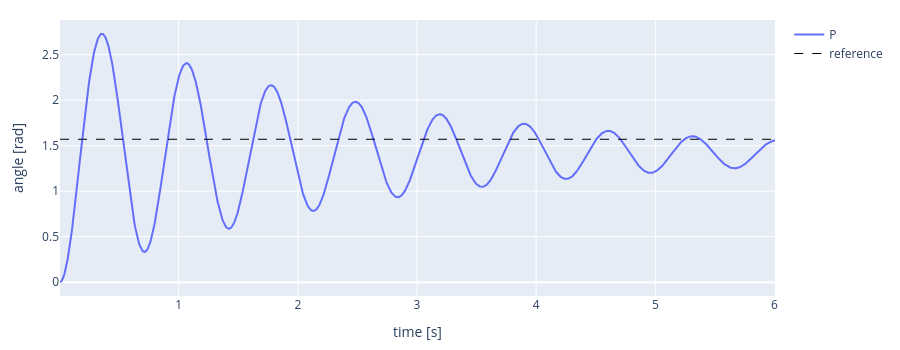
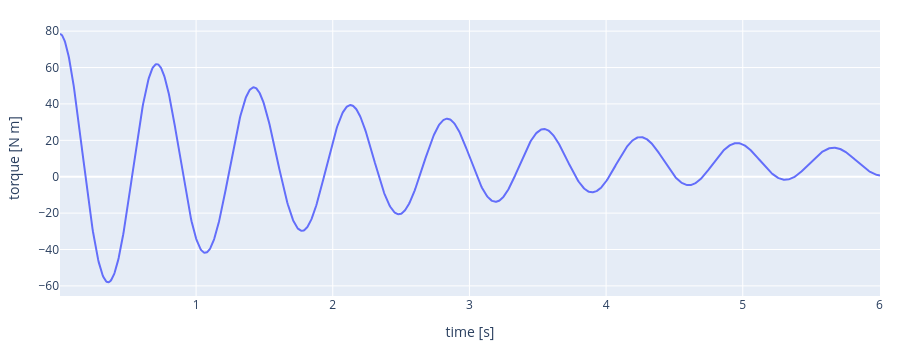

The cell these charts' notebook holds for them, in order:
### Markdown cell above
### 1.1 Proportional control

The goal is to lift the arm to the horizontal, $q_{desired} = \pi/2$. We set motor torque to be proportional to the current error:

$$\tau = K_p\,(q_{desired} - q)$$

> **T1.** Find a reasonable value for $K_p$ and implement a P control law

### Code cell
# Controller settings
q_desired = np.pi / 2    # target angle [rad]: arm horizontal
Kp = 50 # proportional gain [N m per rad of error]
duration = 6.0           # how long to run [s]

# Start with the arm hanging down, at rest
ctl.reset_joints(pendulum, [motor], [0.0])

time_log, angle_log, torque_log = [], [], []
t = 0.0
while t < duration:
    # 1. SENSE: read the joint angle from the encoder
    q = p.getJointState(pendulum, motor)[0]

    # 2. CONTROL: compute the motor torque from the error
    error = q_desired - q
    torque = error * Kp

    # 3. ACT: send the torque to the motor, and let the simulated world move for one time step
    p.setJointMotorControl2(pendulum, motor, p.TORQUE_CONTROL, force=torque)

    
    # 4. WAIT: let one time step of real time pass, so what you see runs at real speed (comment out for faster simulation, or sleep for DT/4)
    p.stepSimulation()
    t = t + DT
    
    time.sleep(DT)

    # Logging:
    time_log.append(t)
    angle_log.append(q)
    torque_log.append(torque)

p_time, p_angle, p_torque = time_log, angle_log, torque_log   # keep this run, to compare later
ctl.plot_series(time_log, {"P": angle_log}, ylabel="angle [rad]", ref=q_desired)
ctl.plot_series(time_log, {"P": torque_log}, ylabel="torque [N m]")

### Figure 1 — Plotly figure (JSON) as saved in the notebook; plotly's stock layout.template omitted (floating-point values rounded to 4 significant figures; data arrays with more than 128 entries replaced by an {"elided": "..."} marker saying what was removed)
{"data": [{"line": {"color": "#636EFA"}, "mode": "lines", "name": "P", "type": "scatter", "x": {"elided": "1441 float values"}, "y": {"elided": "1441 float values"}}, {"line": {"color": "black", "dash": "dash", "width": 1}, "mode": "lines", "name": "reference", "type": "scatter", "x": {"elided": "1441 float values"}, "y": {"elided": "1441 float values"}}], "layout": {"height": 350, "margin": {"b": 50, "l": 60, "r": 20, "t": 20}, "title": {}, "xaxis": {"title": {"text": "time [s]"}}, "yaxis": {"title": {"text": "angle [rad]"}}}}

### Figure 2 — Plotly figure (JSON) as saved in the notebook; plotly's stock layout.template omitted (floating-point values rounded to 4 significant figures; data arrays with more than 128 entries replaced by an {"elided": "..."} marker saying what was removed)
{"data": [{"line": {"color": "#636EFA"}, "mode": "lines", "name": "P", "type": "scatter", "x": {"elided": "1441 float values"}, "y": {"elided": "1441 float values"}}], "layout": {"height": 350, "margin": {"b": 50, "l": 60, "r": 20, "t": 20}, "title": {}, "xaxis": {"title": {"text": "time [s]"}}, "yaxis": {"title": {"text": "torque [N m]"}}}}
